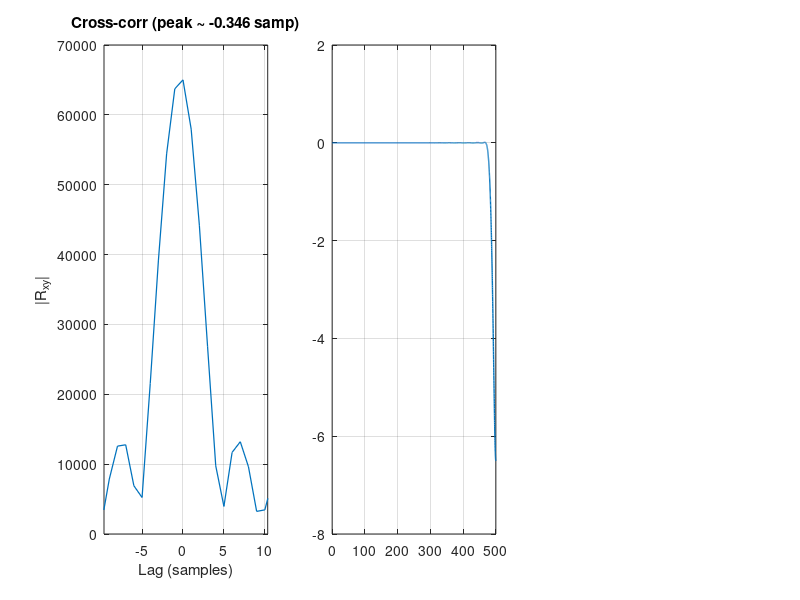

This chart was generated by the following MATLAB code: (Note: this script raises an error after producing the figure.)
function stats = fd_fir_delay_selftest(mu, L, method, beta, Fs, B, N, doplot)
% fd_fir_delay_selftest
% 单文件自测：用 FIR 分数时延实现 y[n]≈x[n-mu]，估计实际时延并评估误差。
%
% USAGE:
%   stats = fd_fir_delay_selftest();                  % 跑默认示例并出图
%   stats = fd_fir_delay_selftest(0.35,65,'sinc',6,1e6,2e5,65536,true);
%
% INPUTS:
%   mu      : 目标总时延（样点，可非整数、可正负）
%   L       : FIR 长度（奇数）
%   method  : 'sinc' | 'lagrange'   （Kaiser-窗sinc 或 Lagrange）
%   beta    : Kaiser β（method='sinc' 时生效）
%   Fs      : 采样率 (Hz)
%   B       : 有效带宽 (Hz)，用于生成带限测试信号与评估
%   N       : 测试信号长度（样点）
%   doplot  : true/false 是否绘图
%
% OUTPUT:
%   stats struct:
%     .mu_set, .mu_int, .mu_frac, .mu_hat, .mu_err, .mu_err_time,
%     .rmse_vs_ideal, .mag_ripple_db([min,max]), .passband([fmin,fmax]/(Fs/2))
%
% NOTE:
%   - 估计器采用“线性互相关 + 抛物线亚样点细化”（稳健、无NaN问题）。
%   - 为与“线性时移”（非循环）对比，提供 ideal_fracdelay_linear()。

if nargin==0
    % ===== 默认示例 =====
    mu      = 0.35;             % 目标分数时延(样点)
    L       = 65;               % FIR 长度（奇数）
    method  = 'sinc';           % 或 'lagrange'
    beta    = 6;                % Kaiser β（~60 dB 旁瓣）
    Fs      = 1e6;              % 采样率
    B       = 2e5;              % 有效带宽
    N       = 65536;            % 样点数
    doplot  = true;             % 绘图开关
end

% ===== 防御与固定参数 =====
assert(mod(L,2)==1, 'L must be odd');
n0 = (L-1)/2;
if B >= Fs, error('B 必须 < Fs'); end

% ===== 生成复带限测试信号 =====
x = bandlimited_noise(N, Fs, B);     % 均值≈0, 方差≈1
x = x(:);

% ===== 目标时延拆分（整数 + 分数） =====
mu_set  = mu;
mu_int  = fix(mu_set);               % 向零取整（也可改 floor/round）
mu_frac = mu_set - mu_int;           % 交给 FIR 的分数残差（建议 |mu_frac|<=0.5）

% ===== 设计 FIR 分数时延核并应用（线性相位，移除群延）=====
h  = design_fd_fir(mu_frac, L, method, beta);
y  = filter(h, 1, [x; zeros(L-1,1)]);
y  = y(n0+1 : n0+N);                 % 去掉 FIR 固有群延 n0

% ===== 再施加整数样点移位（线性、非循环）=====
if     mu_int > 0
    y = [zeros(mu_int,1); y(1:end-mu_int)];
elseif mu_int < 0
    k = -mu_int;
    y = [y(1+k:end); zeros(k,1)];
end

% ===== 稳健估计实际时延（样点）=====
[mu_hat, lags, rxy] = estimate_delay_parabolic(x, y);

% ===== 与“理想线性时移”输出做波形误差对比 =====
y_ideal = ideal_fracdelay_linear(x, mu_set, 1024);  % 大护带近似线性
rmse_vs_ideal = norm(y - y_ideal) / (norm(y_ideal) + eps);

% ===== FIR 幅频（用于看通带起伏）=====
[H, fH] = freqz(h, 1, 4096, Fs);
pass = (abs(fH) <= B/2);
mag_db = 20*log10(abs(H(pass)) + 1e-12);
ripple = [min(mag_db), max(mag_db)];
pb_norm = [min(fH(pass)) max(fH(pass))]/(Fs/2);

% ===== 汇总输出 =====
stats = struct('mu_set',mu_set,'mu_int',mu_int,'mu_frac',mu_frac, ...
               'mu_hat',mu_hat,'mu_err',mu_hat-mu_set, ...
               'mu_err_time',(mu_hat-mu_set)/Fs, ...
               'rmse_vs_ideal',rmse_vs_ideal, ...
               'mag_ripple_db',ripple, ...
               'passband', pb_norm);

% ===== 打印与绘图 =====
fprintf('set mu = %.6f,  hat mu = %.6f,  err = %.6f samp (%.3f us)\n', ...
    stats.mu_set, stats.mu_hat, stats.mu_err, 1e6*stats.mu_err_time);

if doplot
    t = (0:N-1)/Fs;
    figure('Name','FIR Fractional Delay Self-Test','Color','w','Position',[60 60 1200 480]);

    subplot(1,3,1);
    plot(lags, abs(rxy), 'LineWidth', 0.9); grid on;
    xlim([mu_set-10, mu_set+10]); xlabel('Lag (samples)'); ylabel('|R_{xy}|');
    title(sprintf('Cross-corr (peak ~ %.3f samp)', mu_hat));

    subplot(1,3,2);
    plot(fH/1e3, 20*log10(abs(H)+1e-12), 'LineWidth', 1); grid on;
    xline(B/2/1e3,'--r','B/2'); xline(-B/2/1e3,'--r');
    xlabel('Frequency (kHz)'); ylabel('|H| (dB)');
    title(sprintf('%s FIR (L=%d), ripple ~ [%.2f, %.2f] dB', upper(method), L, ripple(1), ripple(2)));

    subplot(1,3,3);
    plot(t, real(y_ideal), 'k-', 'LineWidth', 0.8); hold on;
    plot(t, real(y),       'r-', 'LineWidth', 0.8);
    legend('ideal linear','FIR','Location','best'); grid on;
    xlabel('Time (s)');
    title(sprintf('\\mu_{set}=%.3f, \\mu_{hat}=%.3f, RMSE=%.2e', mu_set, mu_hat, rmse_vs_ideal));
end

end
% ======================= 子函数区 =======================

function h = design_fd_fir(mu, L, method, beta)
% 设计分数时延 FIR：y[n] ≈ x[n - mu] （只实现分数部分，整数部分外部处理）
% L 必须为奇数；mu 可任意实数（常用在 [-0.5,0.5]）
    n0 = (L-1)/2; 
    n  = (0:L-1).';
    switch lower(method)
        case 'sinc'      % Kaiser-窗 sinc
            h = sinc((n - n0) - mu) .* kaiser(L, beta);
            h = h / sum(h);                   % DC 归一（幅度不失真）
        case 'lagrange'  % 拉格朗日（最大平坦群时延）
            k = (0:L-1).';
            h = ones(L,1);
            D = mu + n0;                      % 等效在 [0..L-1] 上的延时
            for i = 1:L
                idx = k; idx(i) = [];
                h(i) = prod( (D - idx) ./ ((i-1) - idx) );
            end
        otherwise
            error('未知 FIR method: %s', method);
    end
    h = double(h(:));
end

function [d_hat, lags, r] = estimate_delay_parabolic(x, y)
% 线性互相关 + 抛物线插值，稳健估计 y≈x 延时（样点；正值≈y滞后x）
    x = double(x(:)); y = double(y(:));
    N = numel(x);
    % 线性互相关（非循环）
    r   = xcorr(x, y);           % 长度 2N-1
    lags= (-N+1):(N-1);
    [~, idx] = max(abs(r));
    if idx>1 && idx<numel(r)
        a = abs(r(idx-1)); b = abs(r(idx)); c = abs(r(idx+1));
        denom = (a - 2*b + c);
        if abs(denom) < eps
            delta = 0;
        else
            delta = 0.5 * (a - c) / denom;    % ∈[-0.5,0.5]
        end
    else
        delta = 0;
    end
    d_hat = lags(idx) + delta;
end

function y = ideal_fracdelay_linear(x, D, G)
% 大护带 + 频域相位斜坡 → 取中段，近似线性（非循环）分数时移
    if nargin<3, G = 1024; end
    x = x(:); N = numel(x);
    L = 2^nextpow2(N + 2*G);
    xx = zeros(L,1,'like',x);
    xx(G+1:G+N) = x;
    k  = (0:L-1).';
    Y  = fft(xx);
    W  = exp(-1j*2*pi*(k/L)*D);
    yy = ifft(Y .* W);
    y  = yy(G+1:G+N);
end

function x = bandlimited_noise(N, Fs, B)
% 生成复带限白噪声，通带 |f|<=B/2
    X = (randn(N,1) + 1j*randn(N,1))/sqrt(2);
    f = ((-N/2):(N/2-1)).' * (Fs/N);
    mask = abs(f) <= (B/2);
    Xf = fftshift(fft(X));
    Xf(~mask) = 0;
    x  = ifft(ifftshift(Xf));
    x  = x / (rms(x) + eps);
end
